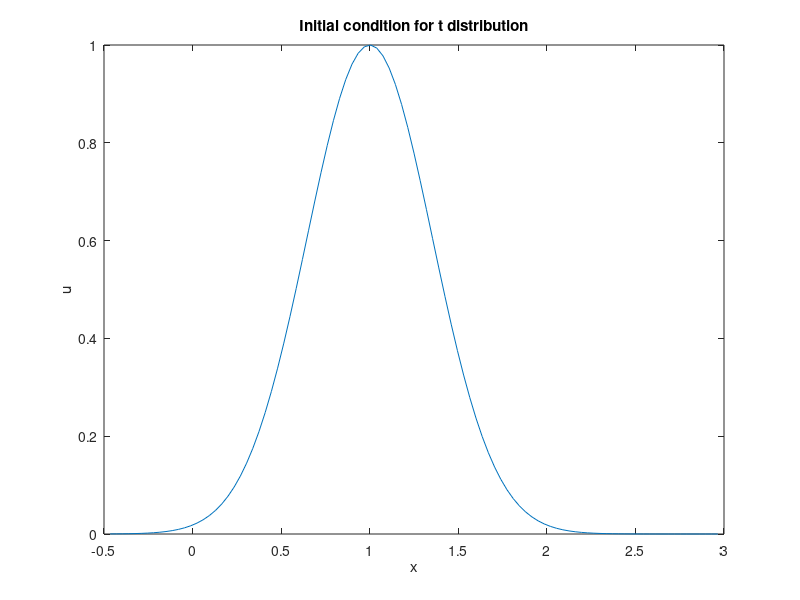

Write the MATLAB code that produced this figure.
% Problem # 4 Source Code:

xa = -0.5;
xb = 3;
ta = 0;
tb = 2;
e = 0.05;
N = 99;

dt = 0.001;
dx = (xb-xa)/(N+1);
x = linspace(xa+dx,xb-dx, N)';               % elements at x-direction
t = [ta:dt:tb]';                            % elements at t-direction

ut0 = exp(-4*( (x-ones( size(x) )).^2 ));   % initial condition at t = 0;

%% Plot initial condition
plot (x,ut0,'-')
title ('Initial condition for t distribution')
xlabel ('x')
ylabel ('u')
%% Perform ODE-IVP using RK45
u = zeros(size(x,1),size(t,1));             % u(x,t)
xmax = size(x,1);
for i = 1:xmax
    %% To inlclude solver for system of nonlinear ODEs......
       
end

%% RK45 Code:
function [T,Y] = RK45(yah)
  hmin = 0.0001;
  hmax = 10/2;
  tol = 0.00001;
  t0 = 0;
  y0 = 1;
  tf = 10;
  i = 0; %step number
  
  h = hmax;
  yi = y0;
  ti = t0;
    
  T = t0;
  Y = y0;
  %fprintf('Step %d: t = %6.4f, y = %18.15f\n', 0, ti, yi);
  while ti<tf
    %h = min(h, 2-ti);
    
    %Coefficients for the computation of k's
    [k1,k2,k3,k4,k5,k6] = CompKs(h,ti,yi);
    yii = yi + 25*k1/216 + 1408*k3/2565 + 2197*k4/4104 - k5/5;
    zii = yi + 16*k1/135 + 6656*k3/12825 + 28561*k4/56430 - 9*k5/50 + 2*k6/55;
    R = abs(zii-yii)/h;
    s = 0.84*(tol/R)^(1/4);
    if (R<=tol) 
      ti = ti+h;
      yi = yii;
      i = i+1;
      if ti> tf
        ti = tf;
      end
      %fprintf('Step %d: t = %6.4f, y = %18.15f\n', i, ti, yi);
      T = [T;ti];
      Y = [Y;yi];
      h = s*h;

    else
      h  = s*h;
    end
  end
end

%First Derivative
function f = yp(x,y)
    e = 0.05;
%     f = (e/(h^2)) * (uii-2*ui+ui0) - ui*(uii-ui0)/(2*h);
    f = -2*y + exp(-2*((x-6)^2));
  end

function [k1,k2,k3,k4,k5,k6] = CompKs(h,tk,yk)
    c20 = 0.25;
    c21 = 0.25;
    c30 = 3/8;
    c31 = 3/32;
    c32 = 9/32;
    c40 = 12/13;
    c41 = 1932/2197;
    c42 = -7200/2197;
    c43 = 7296/2197;
    c50 = 1;
    c51 = 439/216;
    c52 = -8;
    c53 = 3680/513;
    c54 = -845/4104;
    c60 = 0.5;
    c61 = -8/27;
    c62 = 2;
    c63 = -3544/2565;
    c64 = 1859/4104;
    c65 = -11/40;
    
    k1 = h*yp(tk, yk);
    k2 = h*yp(tk+c20*h, yk+c21*k1);
    k3 = h*yp(tk+c30*h, yk+c31*k1+c32*k2);
    k4 = h*yp(tk+c40*h, yk+c41*k1+c42*k2+c43*k3);
    k5 = h*yp(tk+c50*h, yk+c51*k1+c52*k2+c53*k3+c54*k4);
    k6 = h*yp(tk+c60*h, yk+c61*k1+c62*k2+c63*k3+c64*k4+c65*k5);
end
